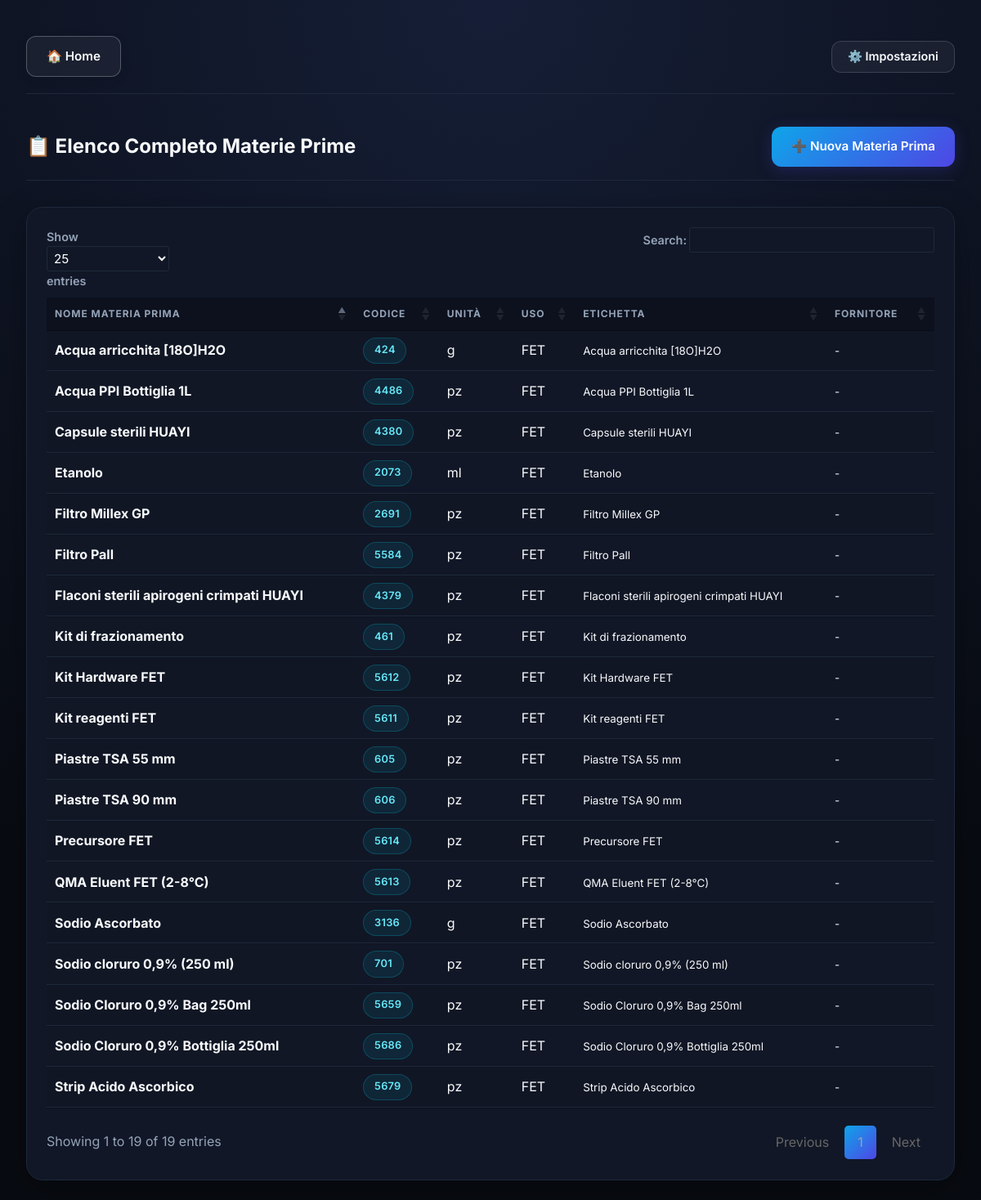
/list, run on an earlier commit of the app's database.
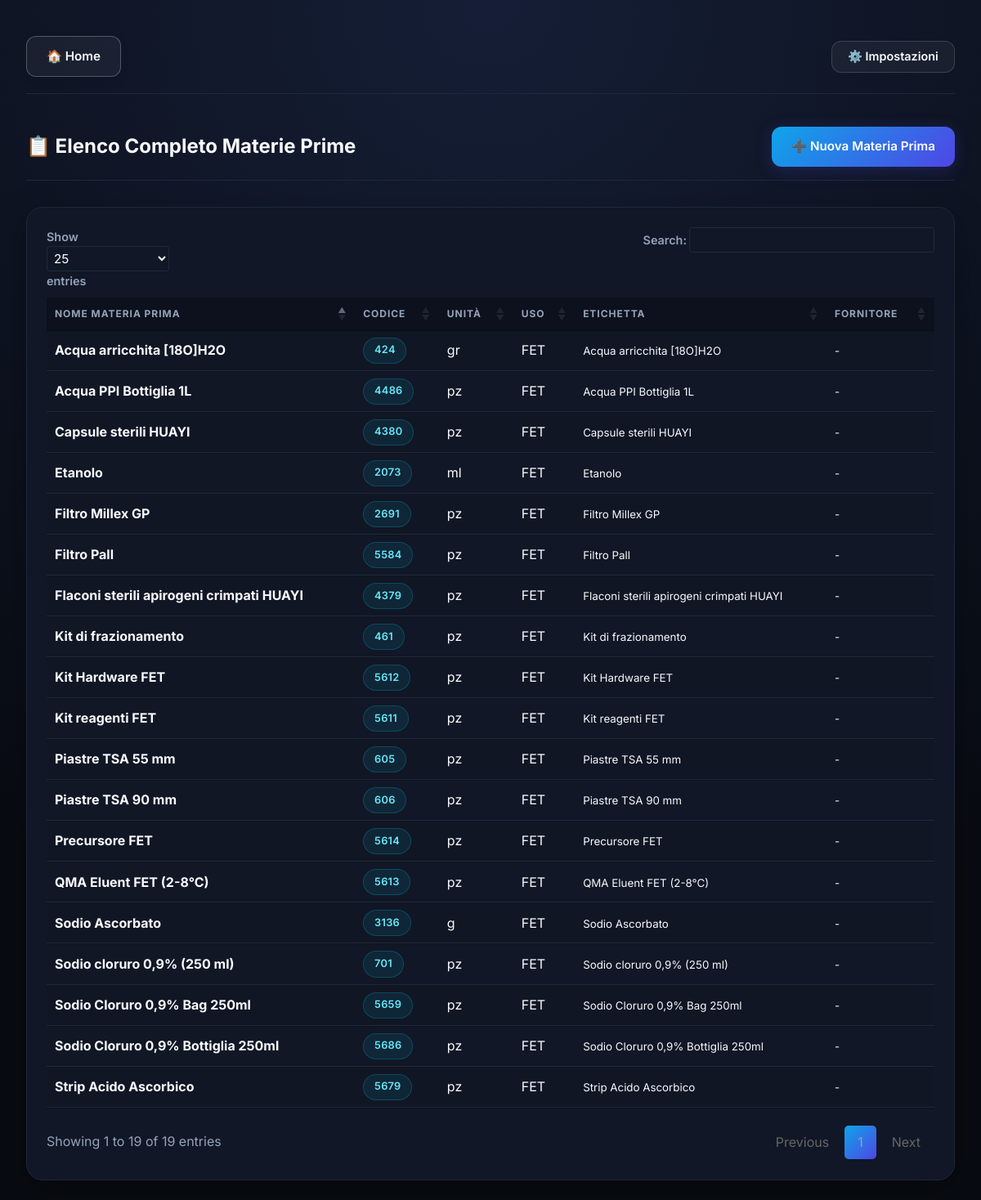
And on a later commit of the database.
### tables this page shows
CREATE TABLE Elenco_MP (
            codice TEXT PRIMARY KEY,
            nome_mp TEXT,
            nome_file TEXT,
            unita_misura TEXT,
            nome_etichetta TEXT,
            uso TEXT,
            codice_fornitore TEXT,
            controcampione TEXT,
            distribuzione TEXT
        , scorta_minima FLOAT DEFAULT 0, ordine_magazzino INTEGER DEFAULT 999, categoria_magazzino TEXT);

### app.py (the view)
@app.route('/list')
def product_list():
    query = request.args.get('q')
    conn = get_db_connection()
    if query:
        products_rows = conn.execute("SELECT * FROM Elenco_MP WHERE nome_mp LIKE ? OR codice LIKE ?",
                                ('%' + query + '%', '%' + query + '%')).fetchall()
    else:
        products_rows = conn.execute('SELECT * FROM Elenco_MP ORDER BY nome_mp ASC').fetchall()
    products = [dict(row) for row in products_rows]
    conn.close()
    return render_template('list.html', products=products, search_query=query)

### app.py (called while the page is built)
def get_db_connection():
    conn = sqlite3.connect(DB_PATH)
    conn.row_factory = sqlite3.Row
    return conn

### templates/list.html (shortened to what this page needs)
{% extends 'base.html' %}
{% block content %}
<link rel="stylesheet" type="text/css" href="https://cdn.datatables.net/1.13.6/css/jquery.dataTables.min.css">
<div style="display: flex; justify-content: space-between; align-items: center; margin-bottom: 2rem; border-bottom: 1px solid var(--border-color); padding-bottom: 1rem;">
    <h2 style="margin: 0;">📋 Elenco Completo Materie Prime</h2>
    <a href="{{ url_for('add') }}" class="btn btn-primary" style="display: inline-flex; align-items: center; gap: 0.5rem; text-decoration: none;">
        <span>➕ Nuova Materia Prima</span>
    </a>
</div>
<div class="table-container" style="padding: 1.5rem;">
    <table id="mpTable" class="display">
        <thead>
            <tr>
                <th>Nome Materia Prima</th>
                <th>Codice</th>
                <th>Unità</th>
                <th>Uso</th>
                <th>Etichetta</th>
                <th>Fornitore</th>
            </tr>
        </thead>
        <tbody>
            {% for product in products %}
            <tr onclick="openEditModal(this)"
                data-codice="{{ product['codice'] }}"
                data-nome_mp="{{ product['nome_mp'] }}"
                data-nome_file="{{ product['nome_file'] or '' }}"
                data-nome_etichetta="{{ product['nome_etichetta'] or '' }}"
                data-unita_misura="{{ product['unita_misura'] }}"
                data-codice_fornitore="{{ product['codice_fornitore'] or '' }}"
                data-uso="{{ product['uso'] }}"
                data-scorta_minima="{{ product['scorta_minima'] or 0 }}"
                data-controcampione="{{ product['controcampione'] or 'NO' }}"
                data-distribuzione="{{ product['distribuzione'] or 'NO' }}">
                <td><strong>{{ product['nome_mp'] }}</strong></td>
                <td><span class="badge">{{ product['codice'] }}</span></td>
                <td>{{ product['unita_misura'] }}</td>
                <td>{{ product['uso'] }}</td>
                <td><small>{{ product['nome_etichetta'] or '-' }}</small></td>
                <td><small>{{ product['codice_fornitore'] or '-' }}</small></td>
            </tr>
            {% endfor %}
        </tbody>
    </table>
</div>
{% endblock %}

What changed in the data, as far as the page shows it:
changed Elenco_MP "Acqua arricchita [18O]H2O": unita_misura "g" → "gr"
